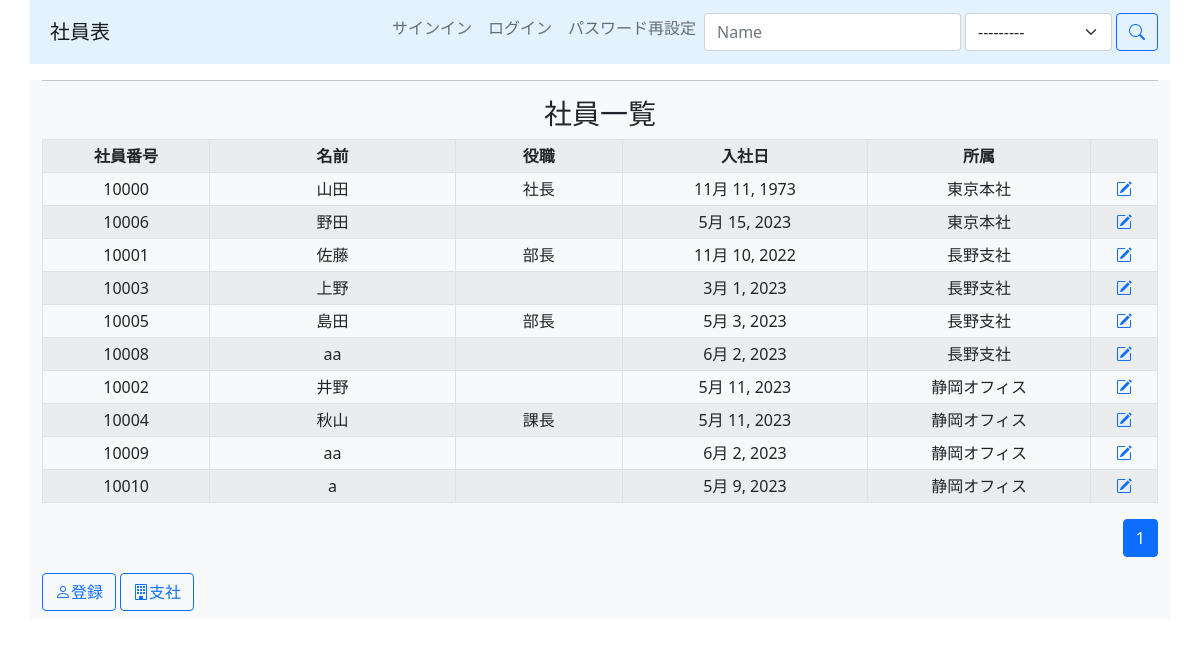
The app's page /, older data.
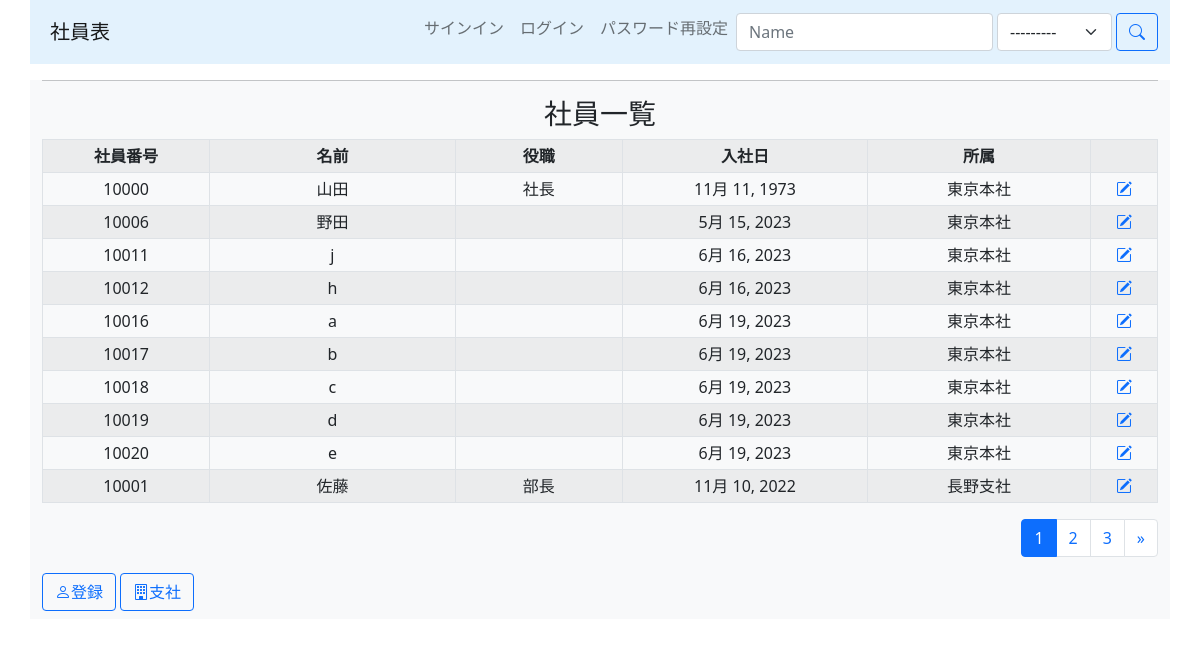
The same page, newer data.
### employee_list_app/models.py (models this page shows, shortened)
class Employee(models.Model):
    emp_id = models.IntegerField(unique=True, validators=[MinValueValidator(
        10000), MaxValueValidator(19999)], verbose_name="社員番号")
    name = models.CharField(max_length=30, verbose_name="名前")
    post = models.CharField(max_length=30, null=True, blank=True, verbose_name="役職")
    date_of_entry = models.DateField(validators=[MaxValueValidator(date.today())], verbose_name="入社日")
    branch = models.ForeignKey(Branch, on_delete=models.SET_NULL, null=True, verbose_name="支社番号")
    class Meta:
        verbose_name = "社員"
        verbose_name_plural = "社員一覧"

class Branch(models.Model):
    name = models.CharField(max_length=30, verbose_name="支社名")
    address = models.CharField(max_length=255, verbose_name="住所")
    tel_regex = RegexValidator(regex=r'^[0-9]+$')
    tel = models.CharField(validators=[tel_regex], max_length=12, verbose_name="電話番号")
    def __str__(self):
        return self.name
    class Meta:
        verbose_name = "支社"
        verbose_name_plural = "支社一覧"

### employee_list_app/views.py (the view)
# urls.py: path("", Index.as_view(), name="index"),
class Index(ListView):
    template_name = "employee_list/index.html"
    model = Employee
    context_object_name = "employees"
    ordering = "branch"
    paginate_by = 10
    def get_queryset(self) -> QuerySet[Any]:
        queryset = super().get_queryset()
        form = EmpSearchForm(self.request.GET)
        if form.is_valid():
            name = form.cleaned_data.get("name")
            branch = form.cleaned_data.get("branch")
            if name:
                queryset = queryset.filter(name__icontains=name)
            if branch:
                queryset = queryset.filter(branch=branch)
        return queryset.select_related("branch")
    def get_context_data(self, **kwargs: Any) -> Dict[str, Any]:
        context = super().get_context_data(**kwargs)
        context["form"] = EmpSearchForm(self.request.GET)
        context["index_page"] = True
        return context

### employee_list_app/forms.py
class EmpSearchForm(forms.ModelForm):
    name = forms.CharField(required=False)
    branch = forms.ModelChoiceField(queryset=Branch.objects.all(), required=False)
    class Meta:
        model = Employee
        fields = ("name", "branch")

### templates/employee_list/index.html (shortened to what this page needs)
{% extends "base.html" %}
{% block content %}
<hr>
<h3 class="text-center">社員一覧</h3>
<div class="justify-content-center">
    <table class="table table-striped table-bordered table-sm text-center align-middle">
        <th style="width: 15%">社員番号</th>
        <th style="width: 22%">名前</th>
        <th style="width: 15%">役職</th>
        <th style="width: 22%">入社日</th>
        <th style="width: 20%">所属</th>
        <th style="width: 6%"></th>
        {% for emp in employees %}
        <tr>
            <td>{{ emp.emp_id }}</td>
            <td>{{ emp.name }}</td>
            <td>{{ emp.post|default:"" }}</td>
            <td>{{ emp.date_of_entry }}</td>
            <td>{{ emp.branch }}</td>
            <td><a href="{% url 'emp_edit' emp.pk %}"><i class="bi bi-pencil-square"></i></a>
            </td>
        </tr>
        {% endfor %}
    </table>
</div>
<nav aria-label="pagination">
    <ul class="pagination justify-content-end">
        {% for num in page_obj.paginator.page_range %}
        {% if num <= page_obj.number|add:5 and num >= page_obj.number|add:-5 %}
        {% if page_obj.number == num %}
        <li class="page-item active"><a class="page-link" href="#">{{ num }}</a></li>
        {% else %}
        <li class="page-item"><a class="page-link" href="?page={{ num }}">{{ num }}</a></li>
        {% endif %}
        {% endif %}
        {% endfor %}
        {% if page_obj.has_next %}
        <li class="page-item">
            <a class="page-link" href="?page={{ page_obj.paginator.num_pages }}">
                <span aria-hidden="true">&raquo;</span>
            </a>
        </li>
        {% endif %}
    </ul>
</nav>
<div class="d-flex">
    <a class="btn btn-outline-primary mb-2 me-1 d-none d-md-inline" href="{% url 'emp_add' %}" role="button"><i
            class="bi bi-person"></i>登録</a>
    <a class="btn btn-outline-primary mb-2 d-none d-md-inline" href="{% url 'branch_view' %}" role="button"><i
            class="bi bi-building"></i>支社</a>
</div>
{% endblock %}

Row changes from the older to the newer data that the page shows:
no longer on this page (row unchanged): Employee: emp_id "10003", name "上野", date_of_entry "3月 1, 2023", branch "長野支社"
no longer on this page (row unchanged): Employee: emp_id "10005", name "島田", post "部長", date_of_entry "5月 3, 2023", branch "長野支社"
no longer on this page (row unchanged): Employee: emp_id "10008", name "aa", date_of_entry "6月 2, 2023", branch "長野支社"
no longer on this page (row unchanged): Employee: emp_id "10002", name "井野", date_of_entry "5月 11, 2023", branch "静岡オフィス"
no longer on this page (row unchanged): Employee: emp_id "10004", name "秋山", post "課長", date_of_entry "5月 11, 2023", branch "静岡オフィス"
no longer on this page (row unchanged): Employee: emp_id "10009", name "aa", date_of_entry "6月 2, 2023", branch "静岡オフィス"
removed Employee: emp_id "10010", name "a", date_of_entry "5月 9, 2023", branch "静岡オフィス"
added Employee: emp_id "10011", name "j", date_of_entry "6月 16, 2023", branch "東京本社"
added Employee: emp_id "10012", name "h", date_of_entry "6月 16, 2023", branch "東京本社"
added Employee: emp_id "10016", name "a", date_of_entry "6月 19, 2023", branch "東京本社"
added Employee: emp_id "10017", name "b", date_of_entry "6月 19, 2023", branch "東京本社"
added Employee: emp_id "10018", name "c", date_of_entry "6月 19, 2023", branch "東京本社"
added Employee: emp_id "10019", name "d", date_of_entry "6月 19, 2023", branch "東京本社"
added Employee: emp_id "10020", name "e", date_of_entry "6月 19, 2023", branch "東京本社"
Text that changed along with them:
new list line: "2"
new list line: "3"
